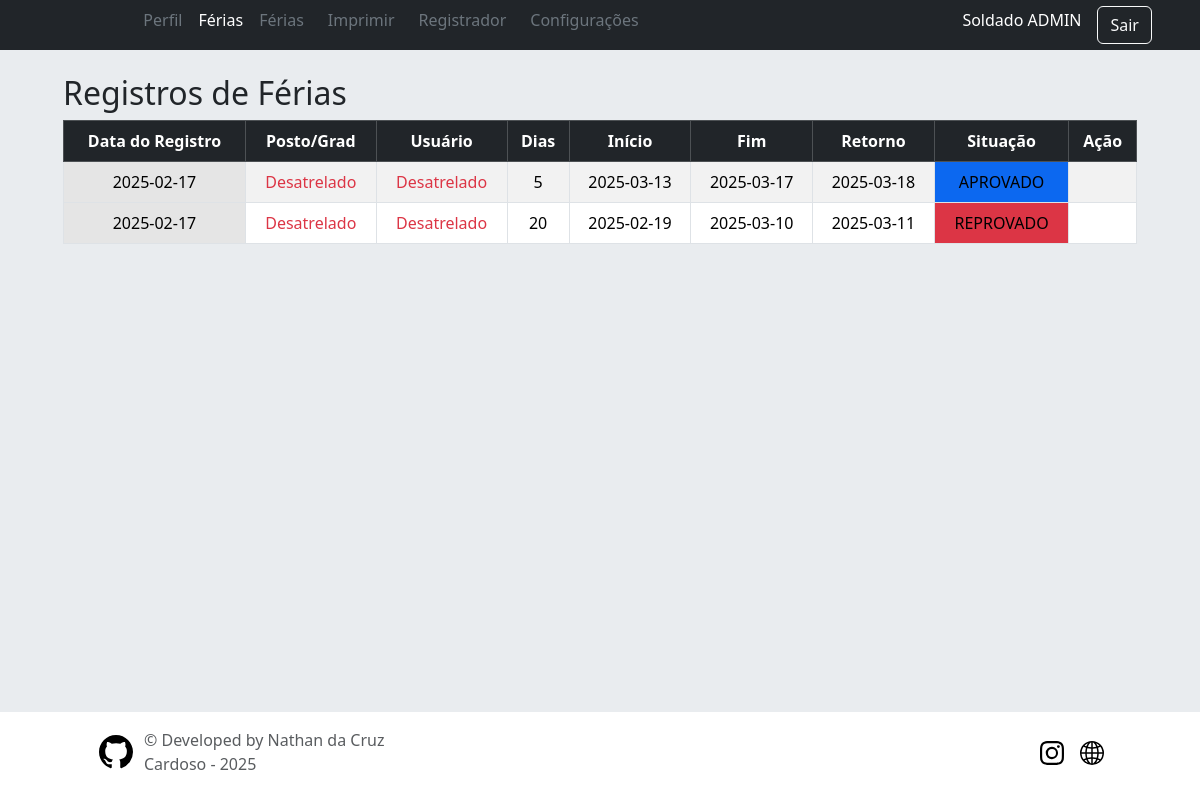
/user/ferias (signed in), run on an earlier commit of the app's database.
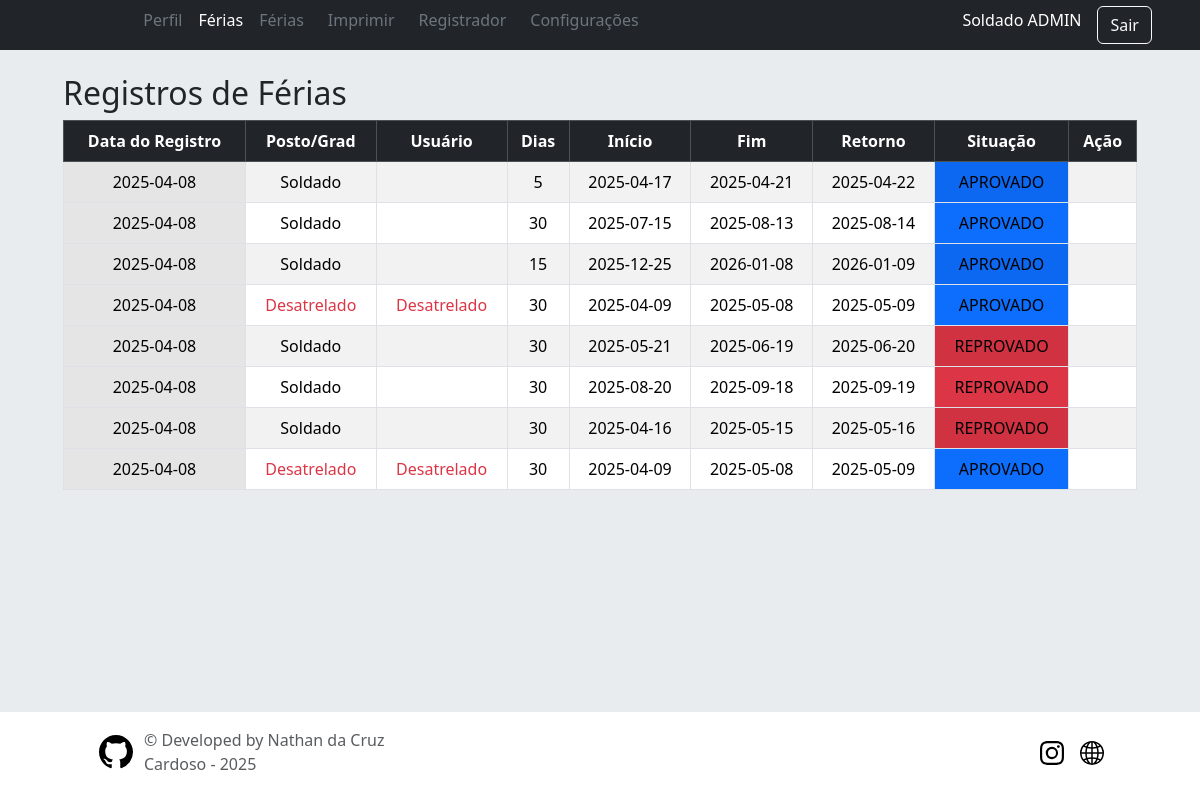
And on a later commit of the database.
### app/models/tables.py (models this page shows, shortened)
class Patente(db.Model):
    __tablename__ = 'patentes'
    id = db.Column(db.Integer, primary_key=True)
    abrev = db.Column(db.String(50), nullable=False)
    posto = db.Column(db.String(50), nullable=False)
    users = db.relationship("User",  back_populates='patente')

class User(db.Model, UserMixin):
    __tablename__ = "users"
    id = db.Column(db.Integer, primary_key=True, nullable=False)
    military_id = db.Column(db.String(30), unique=True, nullable=False)
    username = db.Column(db.String(30), nullable=False)
    password = db.Column(db.String(255), nullable=False)  # Aumentando o tamanho para suporte a hash
    nome_completo = db.Column(db.String(30), unique=True, nullable=False)
    nome_guerra = db.Column(db.String(30), nullable=False)
    data_nascimento = db.Column(db.Date, nullable=False)
    nivel = db.Column(db.Integer, nullable=False, default=0)
    dias_disp = db.Column(db.Integer, nullable=False)
    email = db.Column(db.String(30), unique=True, nullable=False)
    telefone = db.Column(db.String(30), unique=True, nullable=False)
    fg_secao_id = db.Column(db.Integer, db.ForeignKey('secoes.id'), nullable=False)
    fg_organization_id = db.Column(db.Integer, db.ForeignKey('organizacoes.id'), nullable=False)
    fg_patente_id = db.Column(db.Integer, db.ForeignKey('patentes.id'), nullable=False)
    patente = db.relationship("Patente",  back_populates='users')
    organizacao = db.relationship("Organizacao",  back_populates='users')
    secao = db.relationship("Secao",  back_populates='users')
    ferias = db.relationship("Vacation",  back_populates='user')

class Vacation(db.Model):
    __tablename__ = "vacations"
    id = db.Column(db.Integer, primary_key=True, nullable=False)
    data_inicio = db.Column(db.Date, nullable=False)
    data_fim = db.Column(db.Date, nullable=False)
    data_registro = db.Column(db.Date, nullable=False)
    data_retorno = db.Column(db.Date, nullable=False)
    destino = db.Column(db.String(30), nullable=False)
    motivo = db.Column(db.String(255))
    dias = db.Column(db.Integer, nullable=False)
    fg_users_id = db.Column(db.String(30), db.ForeignKey('users.military_id'), nullable=False)
    fg_states_id = db.Column(db.Integer, db.ForeignKey('states.id',ondelete='CASCADE'), nullable=False)
    user = db.relationship("User", back_populates='ferias')
    state = db.relationship("State", back_populates='ferias')

class State(db.Model):
    __tablename__ = 'states'
    id = db.Column(db.Integer, primary_key=True)
    abrev = db.Column(db.String(50), nullable=False)
    desc = db.Column(db.String(50), nullable=False)
    ferias = db.relationship("Vacation", back_populates='state')

### app/routes/user.py (the view)
@user_bp.route('/ferias')
@required_level(2)
def ferias():
    vacations = Vacation.query.options(joinedload(Vacation.user)).order_by(Vacation.id.desc()).all()
    return render_template("user/ferias.html", registros = vacations)

### app/controllers/home.py (called while the page is built)
@lm.user_loader
def load_user(user_id):
    return User.query.get(int(user_id))

### app/routes/user.py (called while the page is built)
@user_bp.before_request
@login_required
def require_login():
    pass

### app/templates/user/ferias.html (shortened to what this page needs)
{% extends 'layouts/base.html' %}
{% block content %}
<div class="container">
  <h2>Registros de Férias</h2>
  <table class="table table-striped table-hover table-bordered align-middle">
    <thead class="table-dark text-center">
      <tr>
        <th scope="col">Data do Registro</th>
        <th scope="col">Posto/Grad</th>
        <th scope="col">Usuário</th>
        <th scope="col">Dias</th>
        <th scope="col">Início</th>
        <th scope="col">Fim</th>
        <th scope="col">Retorno</th>
        <th scope="col">Situação</th>
        <th scope="col">Ação</th>
      </tr>
    </thead>
    <tbody>
      {% for ferias in registros %}
        <tr class="text-center">
          <td class="table-active" >{{ ferias.data_registro }}</td>
          <td>{{ ferias.user.patente.posto if ferias.user else "<span class='text-danger'>Desatrelado</span>" | safe }}</td>
          <td>{{ ferias.user.patente.nome_guerra if ferias.user else "<span class='text-danger'>Desatrelado</span>" | safe }}</td>
          <td>{{ ferias.dias }}</td>
          <td>{{ ferias.data_inicio }}</td>
          <td>{{ ferias.data_fim }}</td>
          <td>{{ ferias.data_retorno }}</td>
          {% if ferias.state.id == 1 %}
          <td class="bg-secondary">{{ ferias.state.desc }}</td>
          {% elif ferias.state.id == 2 %}
          <td class="bg-primary">{{ ferias.state.desc }}</td>
          {% elif ferias.state.id == 3 %}
          <td class="bg-danger">{{ ferias.state.desc }}</td>
          {% elif ferias.state.id == 4 %}
          <td class="bg-success">{{ ferias.state.desc }}</td>
          {% elif ferias.state.id == 5 %}
          <td class="bg-warning">{{ ferias.state.desc }}</td>
          {% elif ferias.state.id == 6 %}
          <td class="bg-secondary">{{ ferias.state.desc }}</td>
          {% endif %}
          <td>
          </td>
        </tr>
      {% endfor %}
    </tbody>
  </table>
</div>
{% endblock %}

### app/templates/layouts/base.html (shortened to what this page needs)
<!DOCTYPE html>
<html lang="pt-br">
<head>
    <link href="https://cdn.jsdelivr.net/npm/bootstrap@5/dist/css/bootstrap.min.css" rel="stylesheet">
    <link href="{{ url_for('static', filename = 'css/sticky-footer.css')}}" rel="stylesheet" >
    <link href="{{ url_for('static', filename = 'css/sign-in.css')}}" rel="stylesheet" >
    <link rel="stylesheet" href="https://cdn.jsdelivr.net/npm/bootstrap-icons@1/font/bootstrap-icons.css">
</head>
    <body class="d-flex flex-column min-vh-100">
            {% include "shared/header.html" %}
            {% include "shared/flashes.html" %}
            <div class="bg-body-secondary flex-grow-1 px-5 py-3">
            {% block content %}{% endblock %}
            </div>
            {% include "shared/footer.html" %}
    </body>
</html>

### app/templates/shared/header.html (shortened to what this page needs)
<header class="text-bg-dark shadow">
  <div class="container-fluid">
    <div class="row mx-3 align-items-center">
      <div class="col-1 p-2 order-1">
      </div>
      {% if current_user.is_authenticated %}
      <div class="col-12 col-md-8 order-md-3 order-4 ">
        {% include 'layouts/navbar.html' %}
      </div>
      <div class="col-md-3 col-11 hstack order-3 accordion justify-content-end">
        <h6 class="me-3" role="search">{{ current_user.patente.posto + " " + current_user.nome_guerra }}</h6>
        <a href="{{ url_for('user.logout') }}" class="btn btn-outline-light me-2">Sair</a>
      </div>
      {% endif %}
    </div>
  </div>
</header>

### app/templates/layouts/navbar.html
<ul class="nav nav-underline mb-2 justify-content-md-start justify-content-center pe-auto">
  <li><a href="{{ url_for('user.home') }}" class="nav-link ms-2 {% if request.endpoint == 'user.home' %}text-white{% else %}text-secondary{% endif %}">Perfil</a></li>
  {% if current_user.nivel >= 2 %}
    <li><a href="{{ url_for('user.ferias') }}" class="nav-link {% if request.endpoint == 'user.ferias' %}text-white{% else %}text-secondary{% endif %}">Férias</a></li>
    <li><a href="{{ url_for('user.livro') }}" class="nav-link {% if request.endpoint == 'user.livro' %}text-white{% else %}text-secondary{% endif %}">Férias</a></li>
     <li><a href="{{ url_for('user.imprimir') }}" class="nav-link ms-2 {% if request.endpoint == 'user.imprimir' %}text-white{% else %}text-secondary{% endif %}">Imprimir</a></li>
  {% endif %}
  {% if current_user.nivel >= 3 %}
    <li><a href="{{ url_for('user.register') }}" class="nav-link ms-2 {% if request.endpoint == 'user.register' %}text-white{% else %}text-secondary{% endif %}">Registrador</a></li>
    <li><a href="{{ url_for('user.config') }}" class="nav-link ms-2 {% if request.endpoint == 'user.config' %}text-white{% else %}text-secondary{% endif %}">Configurações</a></li>
  {% endif %}
</ul>

### app/templates/shared/flashes.html (shortened to what this page needs)
{% with messages = get_flashed_messages(with_categories=True) %}
<div class=" bg-body-secondary p-1 m-0">
</div>
{% endwith %}

### app/templates/shared/footer.html (shortened to what this page needs)
<div class="container-fluid px-5">
  <footer class="d-flex flex-wrap justify-content-between align-items-center py-3 pb-4 px-5">
    <div class="col-md-4 d-flex align-items-center">
      <a href="https://github.com/NathanCruzOficial" class="mb-3 me-2 mb-md-0 text-body-secondary text-decoration-none lh-1">
        <svg class="bi" width="40" height="34"><use xlink:href="#github"/></svg>
      </a>
      <span class="mb-3 mb-md-0 text-body-secondary">&copy; Developed by Nathan da Cruz Cardoso - 2025</span>
    </div>
    <ul class="nav col-md-4 justify-content-end list-unstyled d-flex">
      <li class="ms-3"><a class="text-body-secondary" href="https://www.instagram.com/9bdainfmtz_exercito/"><svg class="bi" width="24" height="24"><use xlink:href="#instagram"/></svg></a></li>
      <li class="ms-3"><a class="text-body-secondary" href="http://www.9bdainfmtz.eb.mil.br/"><svg class="bi" width="24" height="24"><use xlink:href="#site"/></svg></a></li>
    </ul>
  </footer>
</div>

### app/static/css/sticky-footer.css (style rules this page uses)
.container { width: auto; max-width: auto; padding: 0 15px; display: flex; flex-direction: column; }

### app/static/css/sign-in.css (style rules this page uses)
html, body { height: 100%; }

What changed in the data, as far as the page shows it:
removed Vacation: data_registro "2025-02-17", user.patente "Desatrelado", dias "5", data_inicio "2025-03-13", data_fim "2025-03-17", data_retorno "2025-03-18", state.desc "APROVADO"
removed Vacation: data_registro "2025-02-17", user.patente "Desatrelado", dias "20", data_inicio "2025-02-19", data_fim "2025-03-10", data_retorno "2025-03-11", state.desc "REPROVADO"
added Vacation: data_registro "2025-04-08", user.patente "Soldado", dias "5", data_inicio "2025-04-17", data_fim "2025-04-21", data_retorno "2025-04-22", state.desc "APROVADO"
added Vacation: data_registro "2025-04-08", user.patente "Soldado", dias "30", data_inicio "2025-07-15", data_fim "2025-08-13", data_retorno "2025-08-14", state.desc "APROVADO"
added Vacation: data_registro "2025-04-08", user.patente "Soldado", dias "15", data_inicio "2025-12-25", data_fim "2026-01-08", data_retorno "2026-01-09", state.desc "APROVADO"
added Vacation: data_registro "2025-04-08", user.patente "Desatrelado", dias "30", data_inicio "2025-04-09", data_fim "2025-05-08", data_retorno "2025-05-09", state.desc "APROVADO"
added Vacation: data_registro "2025-04-08", user.patente "Soldado", dias "30", data_inicio "2025-05-21", data_fim "2025-06-19", data_retorno "2025-06-20", state.desc "REPROVADO"
added Vacation: data_registro "2025-04-08", user.patente "Soldado", dias "30", data_inicio "2025-08-20", data_fim "2025-09-18", data_retorno "2025-09-19", state.desc "REPROVADO"
added Vacation: data_registro "2025-04-08", user.patente "Soldado", dias "30", data_inicio "2025-04-16", data_fim "2025-05-15", data_retorno "2025-05-16", state.desc "REPROVADO"
added Vacation: data_registro "2025-04-08", user.patente "Desatrelado", dias "30", data_inicio "2025-04-09", data_fim "2025-05-08", data_retorno "2025-05-09", state.desc "APROVADO"
